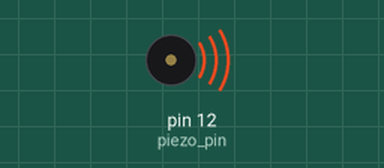
The sketch below on a simulated Arduino Uno, built with avr-gcc and run on an emulated ATmega328P. Parts: buzzer (waves = sounding).

Above: at 13.0 s.
At 22.6 s:
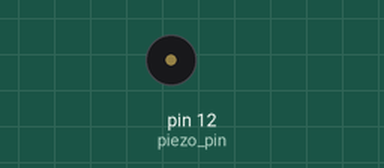
Timing chart, 0 to 23.6 s (numbered marks = the images above):
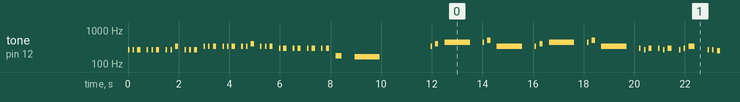

The sketch:

rocky.ino
```cpp
// play tunes with a piezo
// based on "drunk rider" by Dejan Milenkovits from https://ioio.mah.se/
// Malmö University at the institution of art, culture and communication.
//
// hook up the piezo with an 220 OHM resitor to pin 12
// piezo red to pin 12
// piezo black to ground
//
// thanks to Olive Christou || http://oliva-uhlig.me/
// for figuring out the melody and pauses
//
// written by fabiantheblind & Olive Christou
// TODO: get the puses in the intro right as weel
//
// the notes are in here
#include "pitches.h"


int notes_intro = 34; // how many notes in intro
int notes_verse = 30; // how many notes in verse
int piezo_pin = 12; // the pin for the piezo
// this is the intro
// still needs some work on the pauses
int melody_intro [] = {

  NOTE_C4,NOTE_C4,NOTE_C4,
  NOTE_C4,NOTE_C4,NOTE_C4,
  NOTE_C4,NOTE_C4,NOTE_E4,
  NOTE_C4,NOTE_C4,NOTE_C4,

  NOTE_E4,NOTE_E4,NOTE_E4,
  NOTE_E4,NOTE_E4,NOTE_E4,
  NOTE_E4,NOTE_E4,NOTE_G4,
  NOTE_E4,NOTE_E4,NOTE_E4,

  NOTE_D4,NOTE_D4,NOTE_D4,
  NOTE_D4,NOTE_D4,NOTE_D4,
  NOTE_D4,NOTE_D4,
  NOTE_F3,NOTE_E3
};
// the duration of the note in intro
int noteDurations_intro [] = {
  16,16,8,
  16,16,8,
  16,16,8,
  16,16,8,

  16,16,8,
  16,16,8,
  16,16,8,
  16,16,8,

  18,8,16,
  8,16,8,
  16,8,
  4, 1

};

// the notes in the verse
int melody_verse [] = {

  NOTE_E4,NOTE_G4,NOTE_A4,
  NOTE_A4,NOTE_B4,NOTE_E4,
  NOTE_E4,NOTE_G4,NOTE_A4,
  NOTE_A4,NOTE_B4,NOTE_E4,

  NOTE_D4,NOTE_C4,NOTE_D4,
  NOTE_D4,NOTE_C4,NOTE_D4,
  NOTE_C4,NOTE_D4,NOTE_E4,

  NOTE_C4,NOTE_C4,NOTE_B3,
  NOTE_B3,NOTE_A3,NOTE_A3,
  NOTE_G3,NOTE_B3,NOTE_E5
};


// the duration of the notes in the verse
int noteDurations_verse [] = {
  16,8,1,
  16,8,1,
  16,8,1,
  16,8,1,

  16,16,8,
  16,16,6,
  16,16,4,

  16,16,8,
  16,8,18,
  2,1,1
};

// this is nicer than the intro
// we have definite control over the pauses between notes
// before the pauses where based in the note duration
int pause_between_notes_verse [] = {
  187, 375, 1500,
  187, 375, 1500,
  187, 375, 1500,
  187, 375, 1500,

  187,187,375,
  187,187,450,
  187,187,750,

  187,187,375,
  187,375,200,
  1000,1500,3000
};

// once
void setup(){
  pinMode(piezo_pin, OUTPUT);
  play_intro();
}

// all the time
void loop(){
  play_verse();
}

// this is the intro
// TODO make pauses like in the verse
void play_intro(){

  for (int thisNote = 0; thisNote < notes_intro; thisNote++) {

    // to calculate the note duration, take one second
    // divided by the note type.
    //e.g. quarter note = 1000 / 4, eighth note = 1000/8, etc.
    int noteDuration = 1000 / noteDurations_intro[thisNote];

    // play the according note with the according duration
    tone(piezo_pin, melody_intro[thisNote],noteDuration);
    // The time between each tone defined herein.
    // The time is variable, we use the original note value.
    // If you want to it to go slower so multiply up.
    // For example, note the duration * 1.30 is 30% slower:

    int pauseBetweenNotes = noteDuration * 3;

    delay(pauseBetweenNotes);
  }
  noTone(piezo_pin); // stop the music
}


// this is the same as the intro
// but we have better control over the pauses between notes
void play_verse(){
  for (int i = 0; i < notes_verse; i++) {
    // to calculate the note duration, take one second
    // divided by the note type.
    //e.g. quarter note = 1000 / 4, eighth note = 1000/8, etc.
    int noteDuration = 1000 / noteDurations_verse[i];

    tone(piezo_pin, melody_verse[i], noteDuration);

    // The time between each tone defined in an array.
    int pause = pause_between_notes_verse[i];
    delay(pause);
  }
  noTone(piezo_pin); // stop the music
}
```

pitches.h
```cpp
/* Public Constants
 *************************************************/

#define NOTE_B0  31
#define NOTE_C1  33
#define NOTE_CS1 35
#define NOTE_D1  37
#define NOTE_DS1 39
#define NOTE_E1  41
#define NOTE_F1  44
#define NOTE_FS1 46
#define NOTE_G1  49
#define NOTE_GS1 52
#define NOTE_A1  55
#define NOTE_AS1 58
#define NOTE_B1  62
#define NOTE_C2  65
#define NOTE_CS2 69
#define NOTE_D2  73
#define NOTE_DS2 78
#define NOTE_E2  82
#define NOTE_F2  87
#define NOTE_FS2 93
#define NOTE_G2  98
#define NOTE_GS2 104
#define NOTE_A2  110
#define NOTE_AS2 117
#define NOTE_B2  123
#define NOTE_C3  131
#define NOTE_CS3 139
#define NOTE_D3  147
#define NOTE_DS3 156
#define NOTE_E3  165
#define NOTE_F3  175
#define NOTE_FS3 185
#define NOTE_G3  196
#define NOTE_GS3 208
#define NOTE_A3  220
#define NOTE_AS3 233
#define NOTE_B3  247
#define NOTE_C4  262
#define NOTE_CS4 277
#define NOTE_D4  294
#define NOTE_DS4 311
#define NOTE_E4  330
#define NOTE_F4  349
#define NOTE_FS4 370
#define NOTE_G4  392
#define NOTE_GS4 415
#define NOTE_A4  440
#define NOTE_AS4 466
#define NOTE_B4  494
#define NOTE_C5  523
#define NOTE_CS5 554
#define NOTE_D5  587
#define NOTE_DS5 622
#define NOTE_E5  659
#define NOTE_F5  698
#define NOTE_FS5 740
#define NOTE_G5  784
#define NOTE_GS5 831
#define NOTE_A5  880
#define NOTE_AS5 932
#define NOTE_B5  988
#define NOTE_C6  1047
#define NOTE_CS6 1109
#define NOTE_D6  1175
#define NOTE_DS6 1245
#define NOTE_E6  1319
#define NOTE_F6  1397
#define NOTE_FS6 1480
#define NOTE_G6  1568
#define NOTE_GS6 1661
#define NOTE_A6  1760
#define NOTE_AS6 1865
#define NOTE_B6  1976
#define NOTE_C7  2093
#define NOTE_CS7 2217
#define NOTE_D7  2349
#define NOTE_DS7 2489
#define NOTE_E7  2637
#define NOTE_F7  2794
#define NOTE_FS7 2960
#define NOTE_G7  3136
#define NOTE_GS7 3322
#define NOTE_A7  3520
#define NOTE_AS7 3729
#define NOTE_B7  3951
#define NOTE_C8  4186
#define NOTE_CS8 4435
#define NOTE_D8  4699
#define NOTE_DS8 4978
```

Measured:
- by itself, tone on pin 12 (piezo_pin): plays 262 Hz for 0.06 s, 262 Hz for 0.06 s, 262 Hz for 0.13 s, 262 Hz for 0.06 s, 262 Hz for 0.06 s, 262 Hz for 0.13 s … (235 notes in this stretch)
